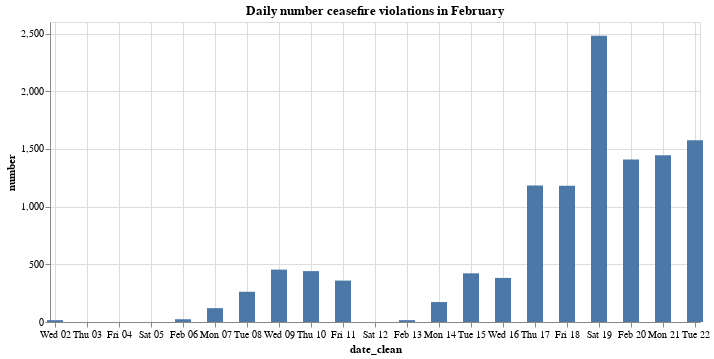

Notebook source saved alongside this figure:
### Code cell
alt.Chart(daily_counts[daily_counts["date_clean"] > "2022-01-31"]).mark_bar(
    width=16
).encode(x="date_clean", y="number").properties(
    width=650,
    height=300,
    title="Daily number ceasefire violations in February",
)

### Figure 1 — Vega-Lite specification as saved in the notebook (floating-point values rounded to 4 significant figures)
{"config": {"view": {"continuousWidth": 400, "continuousHeight": 300}}, "data": {"name": "data-64da9d15040a66b350da86ca4eb54f23"}, "mark": {"type": "bar", "width": 16}, "encoding": {"x": {"field": "date_clean", "type": "temporal"}, "y": {"field": "number", "type": "quantitative"}}, "height": 300, "title": "Daily number ceasefire violations in February", "width": 650, "$schema": "https://vega.github.io/schema/vega-lite/v4.17.0.json", "datasets": {"data-64da9d15040a66b350da86ca4eb54f23": [{"date_clean": "2022-02-02T00:00:00", "number": 16.0}, {"date_clean": "2022-02-06T00:00:00", "number": 24.0}, {"date_clean": "2022-02-07T00:00:00", "number": 120.0}, {"date_clean": "2022-02-08T00:00:00", "number": 262.0}, {"date_clean": "2022-02-09T00:00:00", "number": 454.0}, {"date_clean": "2022-02-10T00:00:00", "number": 441.0}, {"date_clean": "2022-02-11T00:00:00", "number": 359.0}, {"date_clean": "2022-02-13T00:00:00", "number": 16.0}, {"date_clean": "2022-02-14T00:00:00", "number": 173.0}, {"date_clean": "2022-02-15T00:00:00", "number": 422.0}, {"date_clean": "2022-02-16T00:00:00", "number": 382.0}, {"date_clean": "2022-02-17T00:00:00", "number": 1183.0}, {"date_clean": "2022-02-18T00:00:00", "number": 1180.0}, {"date_clean": "2022-02-19T00:00:00", "number": 2480.0}, {"date_clean": "2022-02-20T00:00:00", "number": 1409.0}, {"date_clean": "2022-02-21T00:00:00", "number": 1445.0}, {"date_clean": "2022-02-22T00:00:00", "number": 1575.0}]}}
